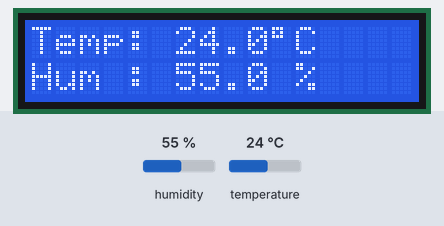
This sketch was run on a simulated ESP32. On the bench: 16×2 character LCD. The test bench sets the inputs (shaded band); at power-on: humidity 55 %, temperature 24 °C. What the sketch prints to the serial monitor is not drawn.

Above: at 4.2 s.
4.3 s: humidity set to 22 %
At 8.1 s:
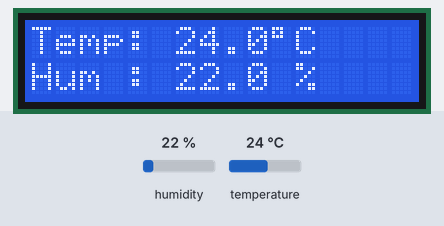
9.1 s: temperature set to 12 °C
At 12.4 s:
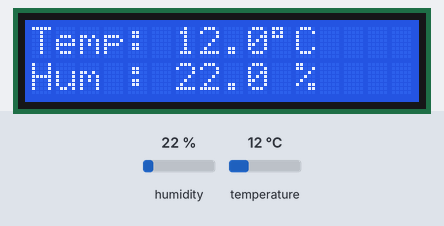
13.9 s: humidity set to 40 %
At 16.6 s:
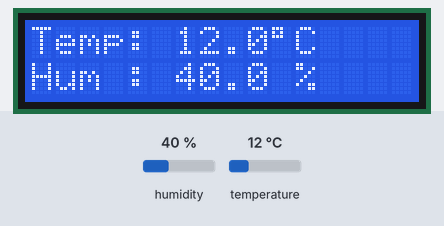
18.7 s: temperature set to 19 °C
At 19.6 s:
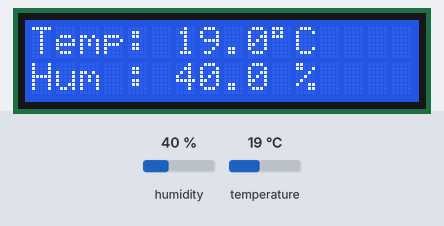
Timing chart, 0 to 21.7 s (numbered marks = the images above; inputs shaded):
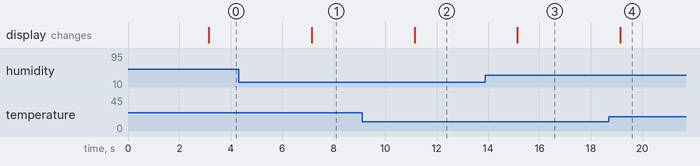

The sketch:

temphumidlcd24hr.ino
```cpp
#include <DHT.h>
#include <Wire.h>
#include <LiquidCrystal_I2C.h>

/* =======================
   DHT CONFIGURATION
   ======================= */
#define DHTPIN   19        // GPIO connected to DHT11 data pin (unique, not 21/22)
#define DHTTYPE  DHT11

DHT dht(DHTPIN, DHTTYPE);

/* =======================
   I2C LCD CONFIGURATION
   ======================= */
#define I2C_SDA 21
#define I2C_SCL 22
#define LCD_ADDRESS 0x27
#define LCD_COLUMNS 16
#define LCD_ROWS 2

LiquidCrystal_I2C lcd(LCD_ADDRESS, LCD_COLUMNS, LCD_ROWS);

/* =======================
   TIMING CONTROL
   ======================= */
const unsigned long READ_INTERVAL = 2000; // 2 seconds
unsigned long lastReadTime = 0;

void setup() {
  Serial.begin(115200);

  /* Explicitly initialize I2C with chosen pins */
  Wire.begin(I2C_SDA, I2C_SCL);

  dht.begin();

  lcd.begin();
  lcd.backlight();

  lcd.setCursor(0, 0);
  lcd.print("DHT11 Monitor");
  lcd.setCursor(0, 1);
  lcd.print("Initializing...");

  delay(3000); // Sensor stabilization
  lcd.clear();
}

void loop() {
  unsigned long currentMillis = millis();

  if (currentMillis - lastReadTime >= READ_INTERVAL) {
    lastReadTime = currentMillis;

    float humidity = dht.readHumidity();
    float temperature = dht.readTemperature(); // Celsius

    if (isnan(humidity) || isnan(temperature)) {
      Serial.println("DHT11 read error");

      lcd.clear();
      lcd.setCursor(0, 0);
      lcd.print("Sensor Error");
      lcd.setCursor(0, 1);
      lcd.print("Check Wiring");

      return;
    }

    /* ===== Serial Monitor Output ===== */
    Serial.print("Humidity: ");
    Serial.print(humidity, 1);
    Serial.print(" %  |  ");

    Serial.print("Temperature: ");
    Serial.print(temperature, 1);
    Serial.println(" C");

    /* ===== LCD Output ===== */
    lcd.clear();

    lcd.setCursor(0, 0);
    lcd.print("Temp: ");
    lcd.print(temperature, 1);
    lcd.print((char)223); // Degree symbol
    lcd.print("C");

    lcd.setCursor(0, 1);
    lcd.print("Hum : ");
    lcd.print(humidity, 1);
    lcd.print(" %");
  }
}
```

Measured:
- after the input at 4.3 s, the display: changes after 2.8 s (image 1)
- after the input at 9.1 s, the display: changes after 2.0 s (image 2)
- after the input at 13.9 s, the display: changes after 1.2 s (image 3)
- after the input at 18.7 s, the display: changes after 0.44 s (image 4)
